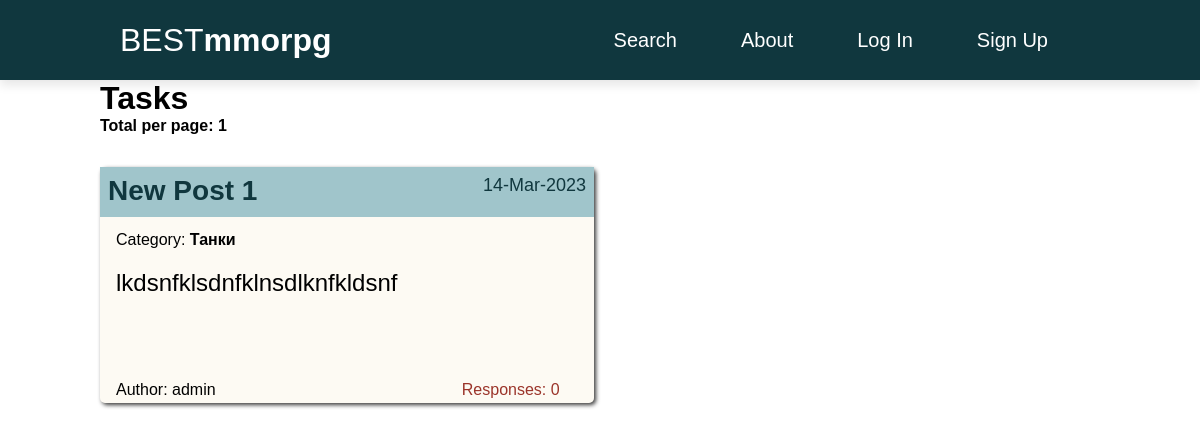
The app's page /, older data.
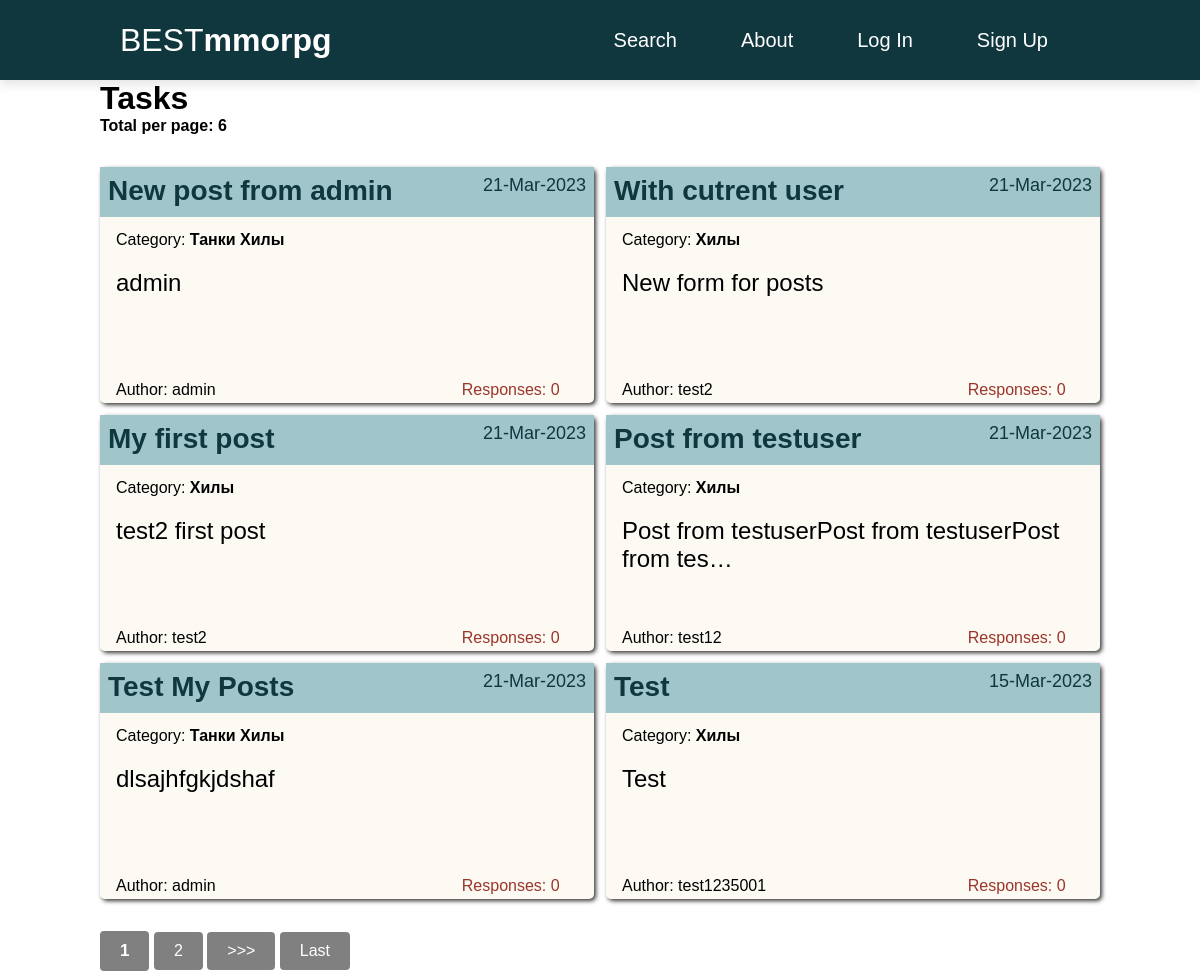
The same page, newer data.
### posts/models.py (models this page shows, shortened)
class Post(models.Model):
    author = models.ForeignKey(CustomUser, on_delete=models.CASCADE)
    title = models.CharField(max_length=255)
    body = SummernoteTextField()
    post_time = models.DateTimeField(auto_now_add=True)
    category = models.ManyToManyField(Category)
    def get_absolute_url(self):
        return reverse('post_detail', args=[str(self.id)])

class Category(models.Model):
    name = models.CharField(max_length=255, unique=True)
    def __str__(self):
        return self.name

### accounts/models.py (models this page shows)
class CustomUser(AbstractUser):
    def get_absolute_url(self):
        return reverse('profile', args=[str(self.id)])

### posts/views.py (the view)
# urls.py: path('', PostListView.as_view(), name='home'),
class PostListView(ListView):
    model = Post
    ordering = '-post_time'
    context_object_name = 'posts'
    template_name = 'posts/home.html'
    paginate_by = 6

### posts/templatetags/custom_filters.py (called while the page is built)
@register.filter
def hide_forbidden(value):
    words = value.split()
    result = []
    forbidden_words = ['fuck', 'fucked', 'fucking', 'nigger', 'niggers', 'whore', 'whores', 'slut', 'sluts',
                       'bitch', 'freak', 'douchebag', 'faggot', 'homo', 'prick', 'dick', 'cunt', 'pussy']
    for word in words:
        if word in forbidden_words:
            result.append(word[0] + "*"*(len(word)-2) + word[-1])
        else:
            result.append(word)
    return " ".join(result)

### posts/templatetags/custom_tags.py (called while the page is built)
@register.simple_tag(takes_context=True)
def url_replace(context, **kwargs):
    d = context['request'].GET.copy()
    for k, v in kwargs.items():
        d[k] = v
    return d.urlencode()        # кодируем параметры в формат, который может быть указан в строке браузера

### templates/posts/home.html (shortened to what this page needs)
{% extends 'base.html' %}
{% load custom_filters %}
{% load custom_tags %}
{% block content %}
    <h1>Tasks</h1>
    <h4>Total per page: {{ posts|length }} </h4>
    {% if posts %}
        <div class="posts">
            {% for post in posts %}
                <a href="{{ post.get_absolute_url }}">
                    <div class="post-entry">
                        <h2 class="post-title">{{ post.title | hide_forbidden}}</h2>
                        <div class="post-time"><p>{{ post.post_time | date:'d-M-Y'}}</p></div>
                        <p class="post-category">Category: <span>{% for category in post.category.all %} {{ category }}{% endfor %}</span></p>
                        {% with truncated_body=post.body|striptags|safe|truncatechars:50 %}
                            <div class="post-text"><p>{{ truncated_body }}</p></div>
                        {% endwith %}
                        <p class="post-author">Author: {{ post.author }}</p>
                        <div class="post-footer">
                            <p>Responses: {{ post.comments.count }}</p>
                        </div>
                    </div>
                </a>
            {% endfor %}
        </div>
        <div class="pagin">
        {% if is_paginated %}
            {% for num in page_obj.paginator.page_range %}
                {% if page_obj.number == num %}
                    <a class="button"><span>{{ num }}</span></a>
                {% elif num > page_obj.number|add:'-2' and num < page_obj.number|add:'2' %}
                    <a class="button" href="?{% url_replace page=num %}">{{ num }}</a>
                {% endif %}
            {% endfor %}
            {% if page_obj.has_next %}
                <a class="button" href="?{% url_replace page=page_obj.next_page_number  %}">>>></a>
                <a class="button" href="?{% url_replace page=page_obj.paginator.num_pages %}">Last</a>
            {% endif %}
        {% endif %}
        </div>
    {% else %}
        <h3>No Tasks</h3>
    {% endif %}
{% endblock content %}

Row changes from the older to the newer data that the page shows:
no longer on this page (row unchanged): Post: title|hide_forbidden "New Post 1", post_time "14-Mar-2023", body "lkdsnfklsdnfklnsdlknfkldsnf", author "admin", comments.count "0", Category (name "Танки")
added Post: title|hide_forbidden "New post from admin", post_time "21-Mar-2023", body "admin", author "admin", comments.count "0", Category (name "Танки")
added Category: name "Хилы"
added Post: title|hide_forbidden "With cutrent user", post_time "21-Mar-2023", body "New form for posts", author "test2", comments.count "0"
added Post: title|hide_forbidden "My first post", post_time "21-Mar-2023", body "test2 first post", author "test2", comments.count "0"
added Post: title|hide_forbidden "Post from testuser", post_time "21-Mar-2023", post "Post from testuserPost from testuserPost from tes…", author "test12", comments.count "0"
added Post: title|hide_forbidden "Test My Posts", post_time "21-Mar-2023", body "dlsajhfgkjdshaf", author "admin", comments.count "0", Category (name "Танки")
added Post: title|hide_forbidden "Test", post_time "15-Mar-2023", post "Test", author "test1235001", comments.count "0"
Text that changed along with them:
{{ posts|length }}: "1" → "6"
new list line: "1"
new list line: "2"
text now shown: ">>> Last"
